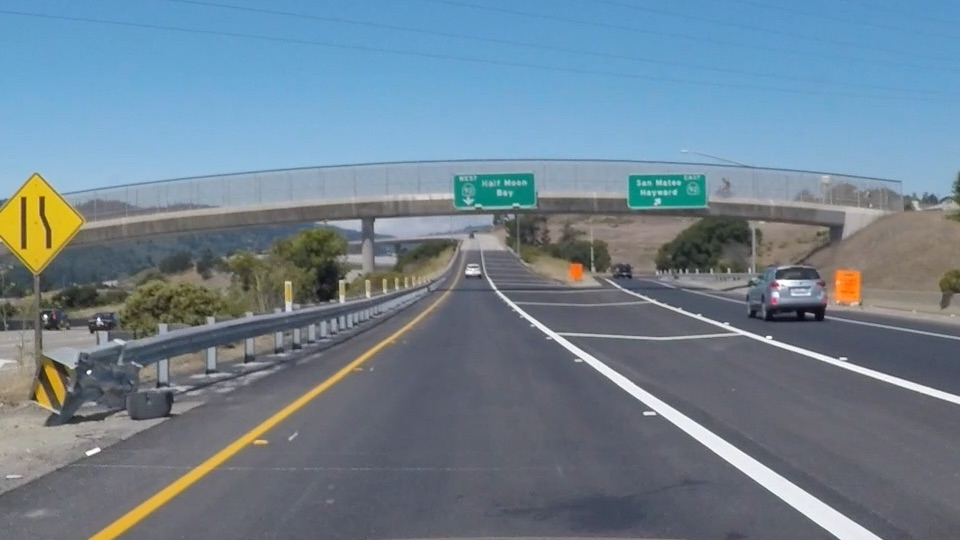
#> input picture SelfDrivingCar/Images/exit-ramp.jpg, 960 x 540 px, found by its file name
$ python Canny.py
#> lines starting #> are read from the running program, lines starting #| are printed output that depends on the picture; after the words box and inside, x2 and y2 are one past the last pixel; in counts of white or black regions, pixels touching at a corner belong together
#doing all the relevant imports
import matplotlib.pyplot as plt
import matplotlib.image as mpimg
import numpy as np
import cv2

# Read in the image and convert to grayscale
image = mpimg.imread('H:\Github\OpenCv\SelfDrivingCar\exit-ramp.jpg')
#> image is the input picture: shape (540, 960, 3); mean R, G, B 111.3, 130.2, 144.4
gray = cv2.cvtColor(image, cv2.COLOR_RGB2GRAY)
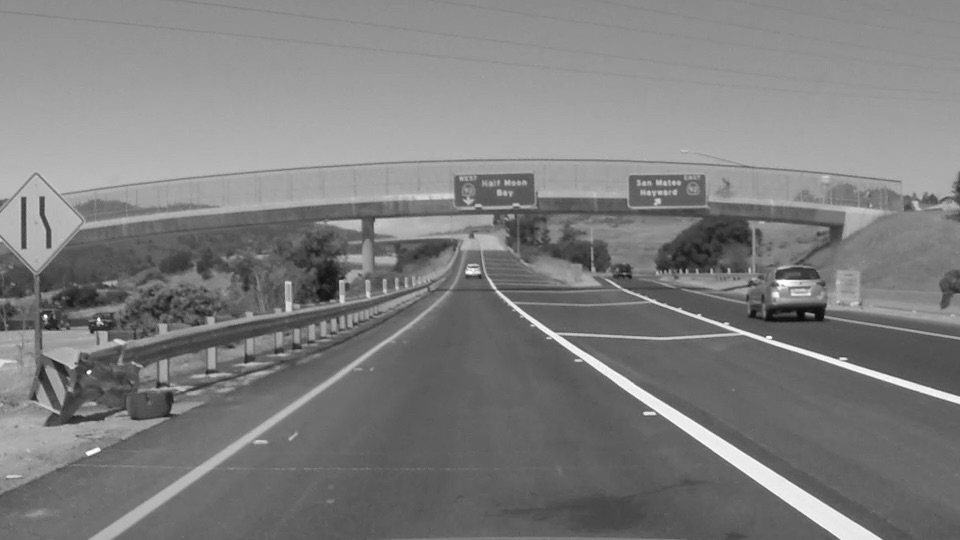
#> gray: shape (540, 960); min 7, max 255, mean 126.2

# Define a kernel size for Gaussian smoothing / blurring
# Note: this step is optional as cv2.Canny() applies a 5x5 Gaussian internally
kernel_size = 3
blur_gray = cv2.GaussianBlur(gray,(kernel_size, kernel_size), 0)

# Define parameters for Canny and run it
# NOTE: if you try running this code you might want to change these!
low_threshold = 1
high_threshold = 150
edges = cv2.Canny(blur_gray, low_threshold, high_threshold)
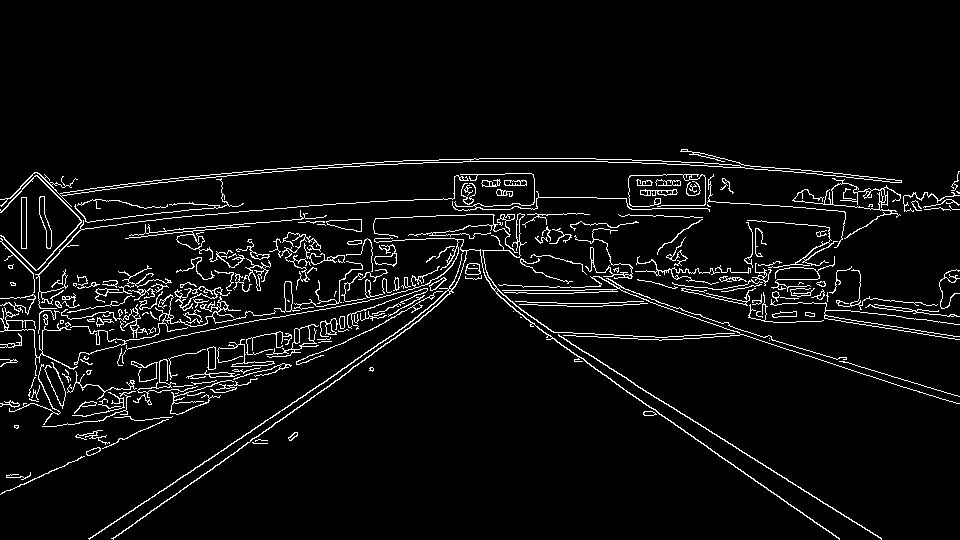
#> edges: shape (540, 960); 5% white in thin lines or dots, all inside (x1, y1, x2, y2) = (0, 149, 960, 540)

# Display the image
plt.imshow(edges, cmap='Greys_r')
plt.show()
